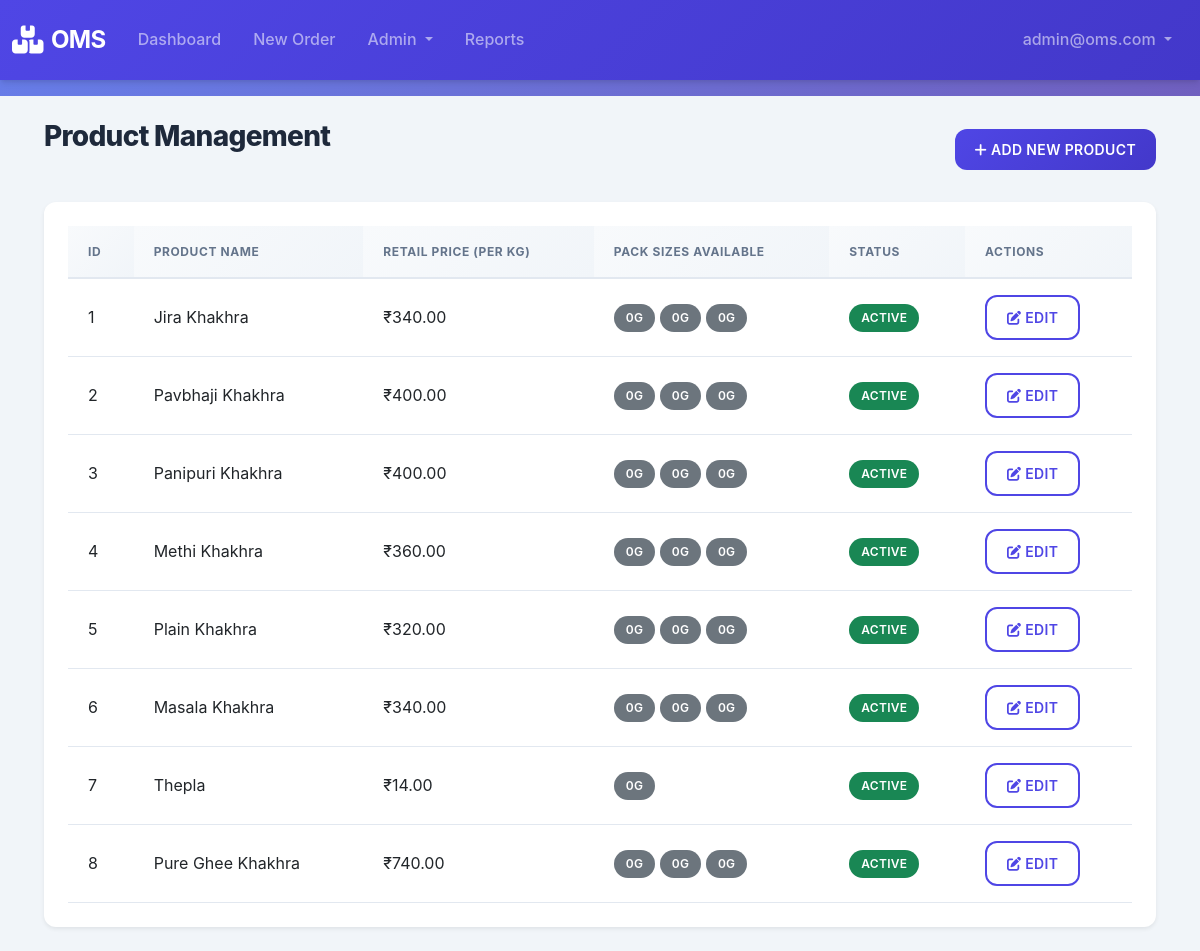
Screenshot of /products (signed in) with the database file from the repository.
### models.py (models this page shows, shortened)
class User(UserMixin, db.Model):
    __tablename__ = 'users'
    id = db.Column(db.Integer, primary_key=True)
    email = db.Column(db.String(120), unique=True, nullable=False, index=True)
    password_hash = db.Column(db.String(256), nullable=False)
    role = db.Column(db.Enum('admin', 'order_taker'), nullable=False, default='order_taker')
    created_at = db.Column(db.DateTime, default=datetime.utcnow)
    orders_created = db.relationship('Order', backref='creator', lazy='dynamic')

class Product(db.Model):
    __tablename__ = 'products'
    id = db.Column(db.Integer, primary_key=True)
    name = db.Column(db.String(200), nullable=False, index=True)
    retail_price = db.Column(db.Float, nullable=False)
    pack_sizes = db.Column(db.Text, nullable=False)  # JSON string storing available sizes
    is_active = db.Column(db.Boolean, default=True)
    def get_pack_sizes(self):
        if self.pack_sizes:
            return json.loads(self.pack_sizes)
        return []

### app.py (the view)
    @app.route('/products')
    @login_required
    @role_required('admin')
    def manage_products():
        products = Product.query.all()
        return render_template('products.html', products=products)

### templates/products.html (shortened to what this page needs)
{% extends "base.html" %}
{% block content %}
<div class="container-fluid">
    <div class="d-flex justify-content-between align-items-center mb-4">
        <h1 class="h3">Product Management</h1>
        <a href="{{ url_for('add_product') }}" class="btn btn-primary">
            <i class="fas fa-plus"></i> Add New Product
        </a>
    </div>
    {% if products %}
    <div class="card shadow-sm">
        <div class="card-body">
            <div class="table-responsive">
                <table class="table table-hover">
                    <thead>
                        <tr>
                            <th>ID</th>
                            <th>Product Name</th>
                            <th>Retail Price (per kg)</th>
                            <th>Pack Sizes Available</th>
                            <th>Status</th>
                            <th>Actions</th>
                        </tr>
                    </thead>
                    <tbody>
                        {% for product in products %}
                        <tr>
                            <td>{{ product.id }}</td>
                            <td>{{ product.name }}</td>
                            <td>₹{{ "%.2f"|format(product.retail_price) }}</td>
                            <td>
                                {% for size in product.get_pack_sizes() %}
                                <span class="badge bg-secondary">{{ (size * 1000)|int }}g</span>
                                {% endfor %}
                            </td>
                            <td>
                                <span class="badge bg-{{ 'success' if product.is_active else 'danger' }}">
                                    {{ 'Active' if product.is_active else 'Inactive' }}
                                </span>
                            </td>
                            <td>
                                <a href="{{ url_for('edit_product', product_id=product.id) }}" class="btn btn-sm btn-outline-primary">
                                    <i class="fas fa-edit"></i> Edit
                                </a>
                            </td>
                        </tr>
                        {% endfor %}
                    </tbody>
                </table>
            </div>
        </div>
    </div>
    {% else %}
    <div class="alert alert-info">
        <i class="fas fa-info-circle"></i> No products found. Click "Add New Product" to create one.
    </div>
    {% endif %}
</div>
{% endblock %}

### templates/base.html (shortened to what this page needs)
<!DOCTYPE html>
<html lang="en">
<head>
    <link href="https://cdn.jsdelivr.net/npm/bootstrap@5.3.0/dist/css/bootstrap.min.css" rel="stylesheet">
    <link rel="stylesheet" href="https://cdnjs.cloudflare.com/ajax/libs/font-awesome/6.4.0/css/all.min.css">
    <link rel="stylesheet" href="{{ url_for('static', filename='css/style.css') }}">
</head>
<body class="bg-light">
    {% if current_user.is_authenticated %}
    <nav class="navbar navbar-expand-lg navbar-dark bg-primary">
        <div class="container-fluid">
            <a class="navbar-brand" href="{{ url_for('dashboard') }}">
                <i class="fas fa-boxes"></i> OMS
            </a>
            <div class="collapse navbar-collapse" id="navbarNav">
                <ul class="navbar-nav me-auto">
                    <li class="nav-item">
                        <a class="nav-link" href="{{ url_for('dashboard') }}">Dashboard</a>
                    </li>
                    <li class="nav-item">
                        <a class="nav-link" href="{{ url_for('create_order') }}">New Order</a>
                    </li>
                    {% if current_user.role == 'admin' %}
                    <li class="nav-item dropdown">
                        <a class="nav-link dropdown-toggle" href="#" id="adminDropdown" role="button" data-bs-toggle="dropdown">
                            Admin
                        </a>
                    </li>
                    {% endif %}
                    <li class="nav-item">
                        <a class="nav-link" href="{{ url_for('reports') }}">Reports</a>
                    </li>
                </ul>
                <ul class="navbar-nav">
                    <li class="nav-item dropdown">
                        <a class="nav-link dropdown-toggle" href="#" id="userDropdown" role="button" data-bs-toggle="dropdown">
                            {{ current_user.email }}
                        </a>
                    </li>
                </ul>
            </div>
        </div>
    </nav>
    {% endif %}
    <main class="{% if current_user.is_authenticated %}container-fluid py-4{% endif %}">
        {% block content %}{% endblock %}
    </main>
</body>
</html>

### static/css/style.css (style rules this page uses)
:root { --primary-color: #4f46e5; --primary-dark: #4338ca; --secondary-color: #64748b; --success-color: #10b981; --warning-color: #f59e0b; --danger-color: #ef4444; --light-bg: #f1f5f9; --card-bg: #ffffff; --text-primary: #1e293b; --text-secondary: #64748b; --border-color: #e2e8f0; --shadow-sm: 0 1px 2px 0 rgba(0, 0, 0, 0.05); --shadow-md: 0 4px 6px -1px rgba(0, 0, 0, 0.1), 0 2px 4px -1px rgba(0, 0, 0, 0.06); --shadow-lg: 0 10px 15px -3px rgba(0, 0, 0, 0.1), 0 4px 6px -2px rgba(0, 0, 0, 0.05); --radius: 0.75rem; }
* { box-sizing: border-box; }
body { font-family: 'Inter', -apple-system, BlinkMacSystemFont, 'Segoe UI', Roboto, sans-serif; background: linear-gradient(135deg, #667eea 0%, #764ba2 100%); background-attachment: fixed; color: var(--text-primary); line-height: 1.6; }
.navbar { background: linear-gradient(135deg, var(--primary-color) 0%, var(--primary-dark) 100%) !important; box-shadow: var(--shadow-md); padding: 1rem 0; backdrop-filter: blur(10px); }
.navbar-brand { font-weight: 700; font-size: 1.5rem; letter-spacing: -0.025em; display: flex; align-items: center; gap: 0.5rem; }
.navbar-brand i { font-size: 1.75rem; }
.nav-link { font-weight: 500; padding: 0.5rem 1rem !important; border-radius: var(--radius); transition: all 0.2s ease; }
main.container-fluid { background-color: var(--light-bg); min-height: calc(100vh - 80px); padding: 2rem; }
.card { border: none; border-radius: var(--radius); box-shadow: var(--shadow-md); background: var(--card-bg); transition: all 0.3s ease; overflow: hidden; }
.card-body { padding: 1.5rem; }
.btn { border-radius: var(--radius); font-weight: 600; padding: 0.625rem 1.25rem; transition: all 0.2s ease; border: none; text-transform: uppercase; font-size: 0.875rem; letter-spacing: 0.025em; }
.btn-primary { background: linear-gradient(135deg, var(--primary-color) 0%, var(--primary-dark) 100%); }
.btn-outline-primary { border: 2px solid var(--primary-color); color: var(--primary-color); background: transparent; }
.table { margin-bottom: 0; }
.table thead th { background: linear-gradient(135deg, #f8fafc 0%, #f1f5f9 100%); font-weight: 700; text-transform: uppercase; font-size: 0.75rem; letter-spacing: 0.05em; color: var(--text-secondary); padding: 1rem 1.25rem; border-bottom: 2px solid var(--border-color); }
.table tbody td { padding: 1rem 1.25rem; vertical-align: middle; border-bottom: 1px solid var(--border-color); }
.badge { padding: 0.5rem 0.75rem; font-weight: 600; border-radius: 9999px; font-size: 0.75rem; text-transform: uppercase; letter-spacing: 0.025em; }
h1.h3 { font-weight: 800; color: var(--text-primary); letter-spacing: -0.025em; margin-bottom: 1.5rem; }
.card { animation: fadeIn 0.3s ease-out; }

### rows the page displays
User: email "admin@oms.com"
Product: id "1", name "Jira Khakhra", retail_price "340.00", value "0" "0" "0", is_active "ACTIVE"
Product: id "2", name "Pavbhaji Khakhra", retail_price "400.00", value "0" "0" "0", is_active "ACTIVE"
Product: id "3", name "Panipuri Khakhra", retail_price "400.00", value "0" "0" "0", is_active "ACTIVE"
Product: id "4", name "Methi Khakhra", retail_price "360.00", value "0" "0" "0", is_active "ACTIVE"
Product: id "5", name "Plain Khakhra", retail_price "320.00", value "0" "0" "0", is_active "ACTIVE"
Product: id "6", name "Masala Khakhra", retail_price "340.00", value "0" "0" "0", is_active "ACTIVE"
Product: id "7", name "Thepla", retail_price "14.00", value "0", is_active "ACTIVE"
Product: id "8", name "Pure Ghee Khakhra", retail_price "740.00", value "0" "0" "0", is_active "ACTIVE"
